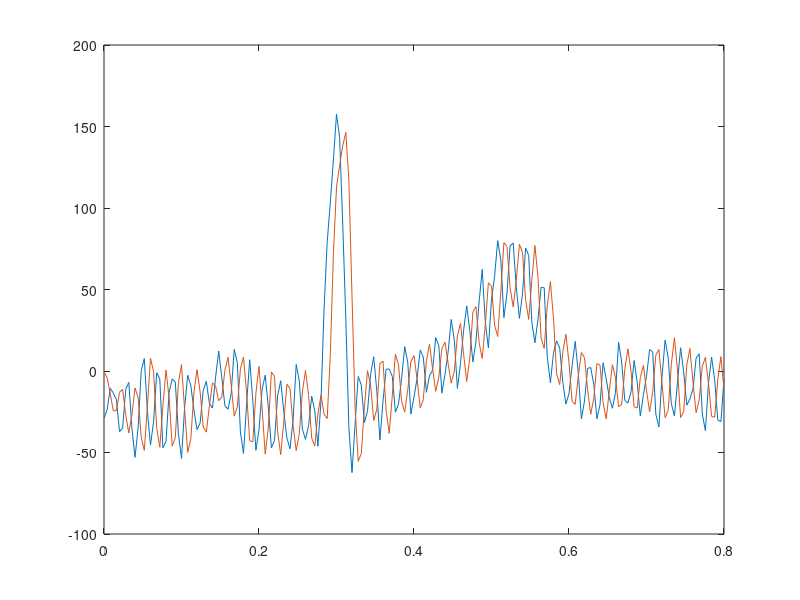
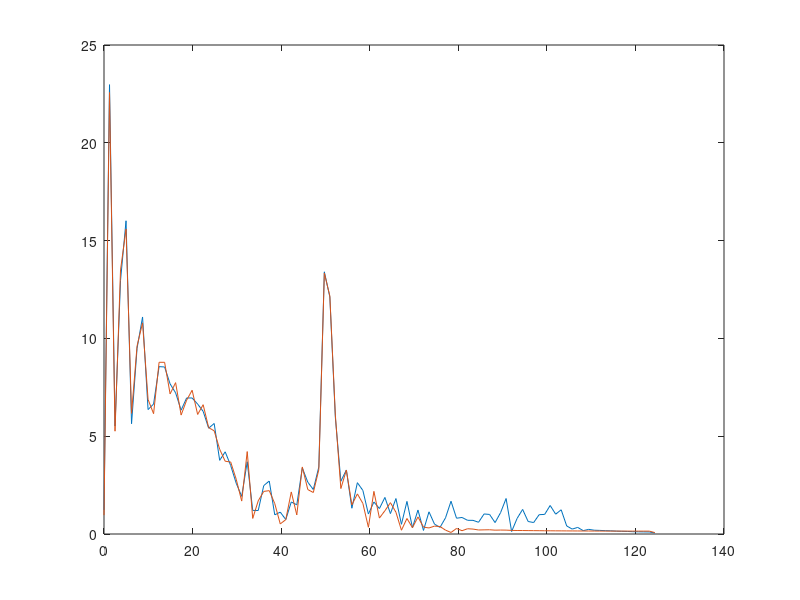

MATLAB code for these plots, in order:

close all;
Fs=250;
Ts=1/Fs;
load('pulse.mat');
signal=pulse;
t=linspace(0,(length(signal)-1)*Ts,length(signal));
load('LP_coeff.mat');
filt_coeff= SOS;
filt_scale= G;
sections = length(filt_coeff(:,1));
v_n = zeros(1,sections);
v_n1 = zeros(1,sections);
v_n2 = zeros(1,sections);
signal_filt=linspace(0,0,length(signal));
buff= zeros(1,sections);
for i=1:length(signal) 
    buff = signal(i);
    for j=1:sections
        
        v_n(j)=filt_scale(j)*buff-filt_coeff(j,5)*v_n1(j)-filt_coeff(j,6)*v_n2(j);
        buff = filt_coeff(j,1)*v_n(j)+filt_coeff(j,2)*v_n1(j)+filt_coeff(j,3)*v_n2(j);
        v_n2(j)=v_n1(j);
        v_n1(j)=v_n(j);
    end
    signal_filt(i)=buff;
end

figure
plot(t,signal)
hold on
plot(t,signal_filt)



L=length(signal);
Y = fft(signal);
T=Ts;
P2 = abs(Y/L);
P1 = P2(1:L/2+1);
P1(2:end-1) = 2*P1(2:end-1);
figure
f = Fs*(0:(L/2))/L;
plot(f,P1)
hold on
L=length(signal_filt);
Y = fft(signal_filt);
T=Ts;
P2 = abs(Y/L);
P1 = P2(1:L/2+1);
P1(2:end-1) = 2*P1(2:end-1);
f = Fs*(0:(L/2))/L;
plot(f,P1)